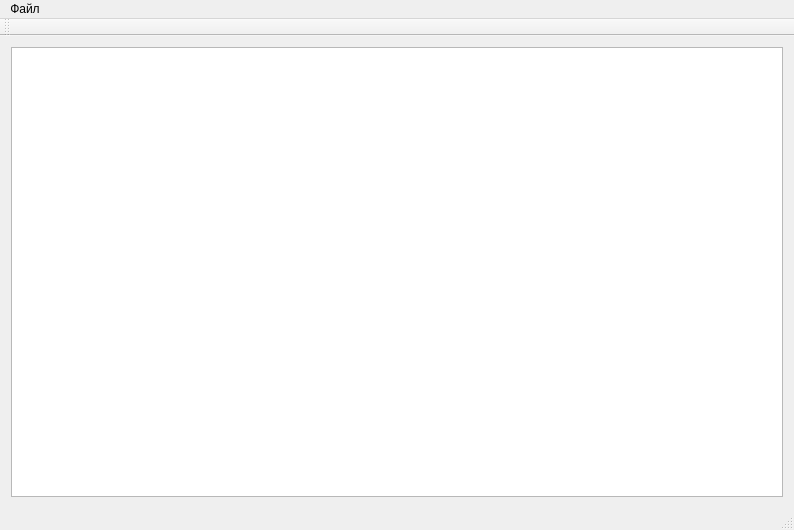
<?xml version="1.0" encoding="UTF-8"?>
<ui version="4.0">
 <class>MainWindow</class>
 <widget class="QMainWindow" name="MainWindow">
  <property name="geometry">
   <rect>
    <x>0</x>
    <y>0</y>
    <width>794</width>
    <height>530</height>
   </rect>
  </property>
  <property name="windowTitle">
   <string>MainWindow</string>
  </property>
  <widget class="QWidget" name="centralWidget">
   <layout class="QHBoxLayout" name="horizontalLayout">
    <item>
     <widget class="QTextEdit" name="textEdit">
      <property name="maximumSize">
       <size>
        <width>1920</width>
        <height>1080</height>
       </size>
      </property>
      <property name="html">
       <string>&lt;!DOCTYPE HTML PUBLIC &quot;-//W3C//DTD HTML 4.0//EN&quot; &quot;http://www.w3.org/TR/REC-html40/strict.dtd&quot;&gt;
&lt;html&gt;&lt;head&gt;&lt;meta name=&quot;qrichtext&quot; content=&quot;1&quot; /&gt;&lt;style type=&quot;text/css&quot;&gt;
p, li { white-space: pre-wrap; }
&lt;/style&gt;&lt;/head&gt;&lt;body style=&quot; font-family:'MS Shell Dlg 2'; font-size:8.25pt; font-weight:400; font-style:normal;&quot;&gt;
&lt;p style=&quot;-qt-paragraph-type:empty; margin-top:0px; margin-bottom:0px; margin-left:0px; margin-right:0px; -qt-block-indent:0; text-indent:0px;&quot;&gt;&lt;br /&gt;&lt;/p&gt;&lt;/body&gt;&lt;/html&gt;</string>
      </property>
      <property name="overwriteMode">
       <bool>false</bool>
      </property>
     </widget>
    </item>
   </layout>
  </widget>
  <widget class="QMenuBar" name="menuBar">
   <property name="geometry">
    <rect>
     <x>0</x>
     <y>0</y>
     <width>794</width>
     <height>21</height>
    </rect>
   </property>
   <widget class="QMenu" name="menu">
    <property name="title">
     <string>Файл</string>
    </property>
    <addaction name="Menu_Create"/>
    <addaction name="Menu_Opem"/>
    <addaction name="Menu_Save"/>
    <addaction name="Menu_SaveAs"/>
    <addaction name="separator"/>
    <addaction name="Menu_Exit"/>
   </widget>
   <addaction name="menu"/>
  </widget>
  <widget class="QToolBar" name="mainToolBar">
   <attribute name="toolBarArea">
    <enum>TopToolBarArea</enum>
   </attribute>
   <attribute name="toolBarBreak">
    <bool>false</bool>
   </attribute>
  </widget>
  <widget class="QStatusBar" name="statusBar"/>
  <action name="Menu_Create">
   <property name="text">
    <string>Создать</string>
   </property>
  </action>
  <action name="Menu_Opem">
   <property name="text">
    <string>Открыть</string>
   </property>
  </action>
  <action name="Menu_Save">
   <property name="text">
    <string>Сохранить</string>
   </property>
  </action>
  <action name="Menu_SaveAs">
   <property name="text">
    <string>Сохранить как...</string>
   </property>
  </action>
  <action name="Menu_Exit">
   <property name="text">
    <string>Выход</string>
   </property>
  </action>
 </widget>
 <layoutdefault spacing="6" margin="11"/>
 <resources/>
 <connections/>
</ui>
